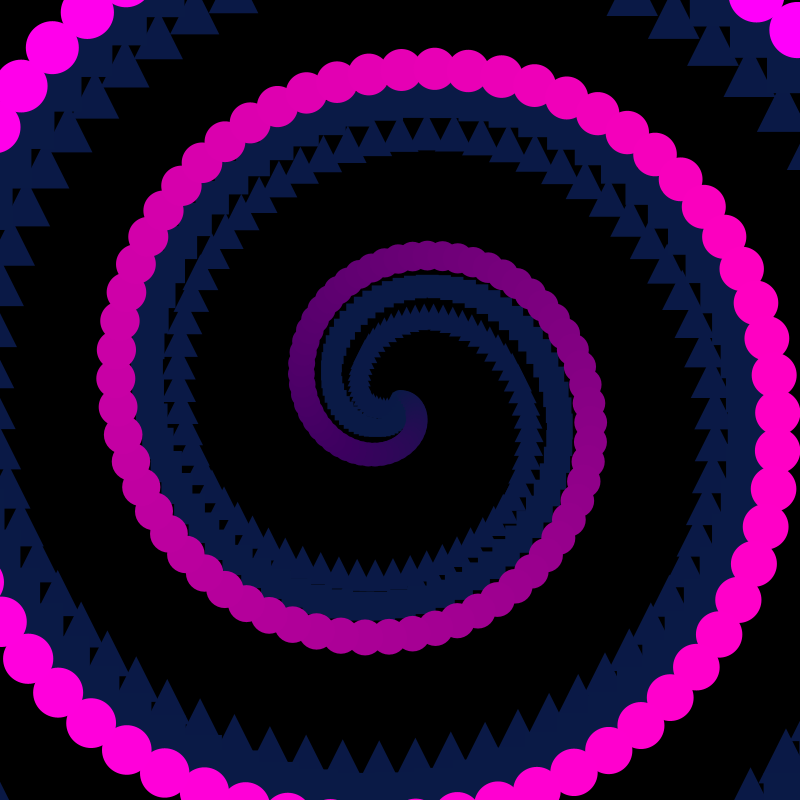
Frame 1 (no input)
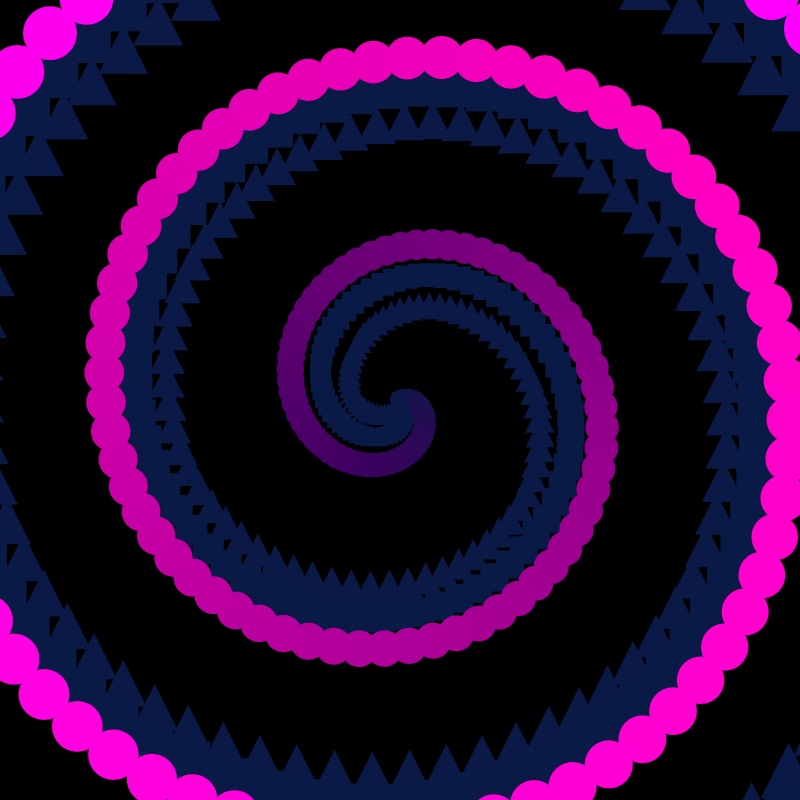
Frame 60 (the mouse pressed at the canvas centre just before this capture)
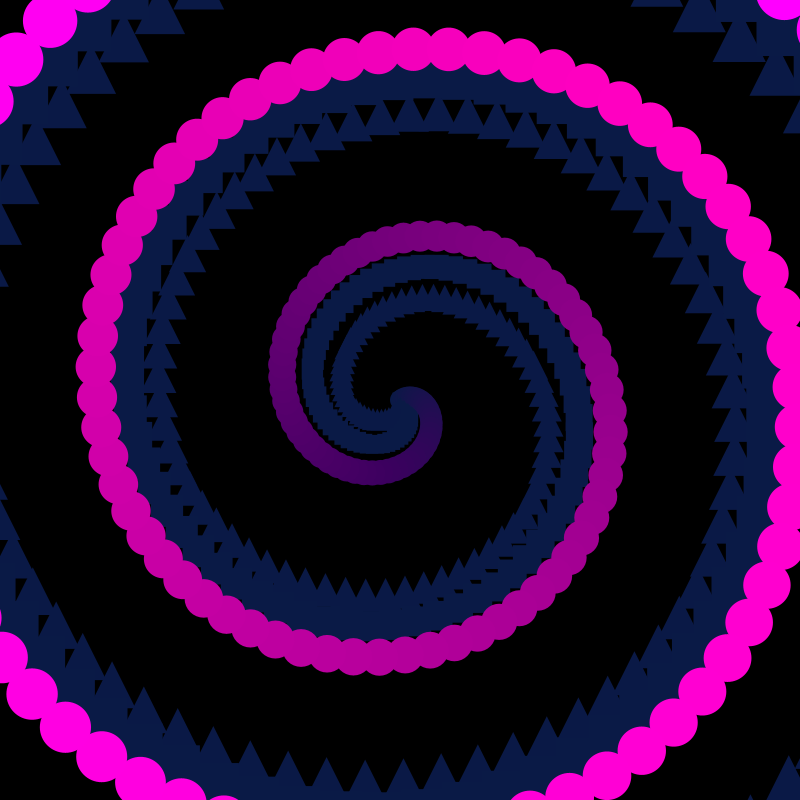
Frame 120 (the mouse held since frame 60 and released just before this capture)

The Processing sketch that drew these frames (run headless with seeded random() and noise(); from frame 60 on, the mouse is pressed at the canvas centre):

// Processing sketch: circ_tri_rect_2
// ── circ_tri_rect_2.pde
float time = 0; 

void setup() {
  size(800, 800);
}

void draw(){
  background(0);
  noStroke();
  
  // Color start values
  int yCircleFill = 10;
  int xCircleFill = 25;
  int pCircleFill = 70;
  
  int yRectFill = 10;
  int xRectFill = 26;
  int pRectFill = 70;
  
  int yTriFill = 10;
  int xTriFill = 25;
  int pTriFill = 70;
  
  for (int i = 0; i < 200; i++) {
    // ---------------- Circles ----------------
    float radius = i * 3;
    float xCircle = width/2 + radius * cos(time + i * 0.1);
    float yCircle = height/2 + radius * sin(time + i * 0.1);
    float sizeCircle = 20 + i * 0.2; // optional growth of circle size

    fill(yCircleFill, xCircleFill, pCircleFill);
    circle(xCircle, yCircle, sizeCircle);
    
    // Update circle color
    yCircleFill += 2;
    xCircleFill -= 1;
    pCircleFill += 1;
    
    // ---------------- Rectangles ----------------
    float xRect = width/2 + radius * cos(time + i * 0.1 + PI/3); // slight phase shift
    float yRect = height/2 + radius * sin(time + i * 0.1 + PI/3);
    float sizeRect = 15 + i * 0.2;

    fill(yRectFill, xRectFill, pRectFill);
    rectMode(CENTER);
    rect(xRect, yRect, sizeRect, sizeRect);

    // Update rectangle color
    // yRectFill += 1;
    // xRectFill += 2;
    // pRectFill -= 1;
    
    // ---------------- Triangles ----------------
    float xTri = width/2 + radius * cos(time + i * 0.1 + PI/1.5); // another phase shift
    float yTri = height/2 + radius * sin(time + i * 0.1 + PI/1.5);
    float sizeTri = 20 + i * 0.2;

    fill(yTriFill, xTriFill, pTriFill);
    triangle(
      xTri, yTri - sizeTri/2,
      xTri - sizeTri/2, yTri + sizeTri/2,
      xTri + sizeTri/2, yTri + sizeTri/2
    );

    // Update triangle color
    // yTriFill -= 1;
    // xTriFill += 1;
    // pTriFill += 2;
  }
  
  time += 0.10;
}
